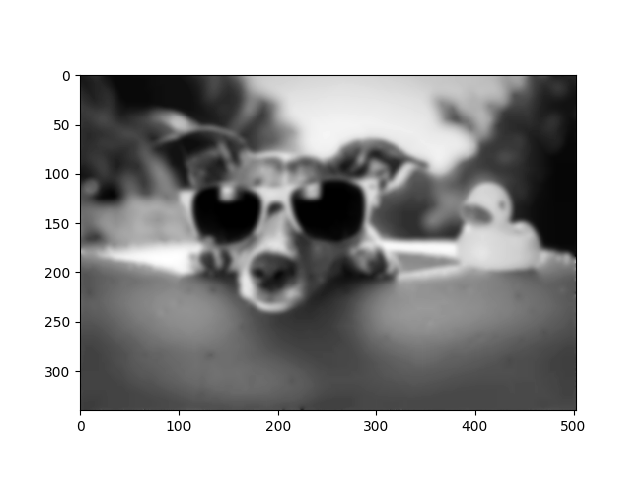

Source code (Python):
# blur.py
import numpy as np
import matplotlib.pyplot as plt
from PIL import Image
from scipy.sparse import lil_matrix

# read image file
fname = 'chill.jpg'
image = Image.open(fname).convert("L")
arr = np.asarray(image)
arr.setflags(write = 1)

# initialize blurring matrix
m = arr.shape[0]
n = arr.shape[1]
dofs = m*n
A = lil_matrix((dofs,dofs))
A.setdiag(np.ones(dofs))
for i in range(1,m-1):
    for j in range(1,n-1):
        A[n*i+j,n*i+j] = 8./16.
        A[n*i+j,n*(i-1)+j] = 1./16.
        A[n*i+j,n*(i-1)+(j-1)] = 1./16.
        A[n*i+j,n*(i-1)+(j+1)] = 1./16.
        A[n*i+j,n*i+j-1] = 1./16.
        A[n*i+j,n*i+j+1] = 1./16.
        A[n*i+j,n*(i+1)+j] = 1./16.
        A[n*i+j,n*(i+1)+(j-1)] = 1./16.
        A[n*i+j,n*(i+1)+(j+1)] = 1./16.
A = A.tocsr()

# Blurring function - converts image to a vector, multiplies by
# the blurring matrix, and copies the result back into the image
def blur():
    x = np.zeros(shape=(dofs,1))
    for i in range(0,m):
        for j in range(0,n):
            x[n*i+j] = arr[i,j]

    y = A.dot(x)
    for i in range(0,m):
        for j in range(0,n):
            arr[i,j] = y[n*i+j]

# Execute the blurring function 20 times
for i in range(0,20):
    blur()

# Display the blurred image
plt.imshow(arr,cmap='gray')
plt.show()
